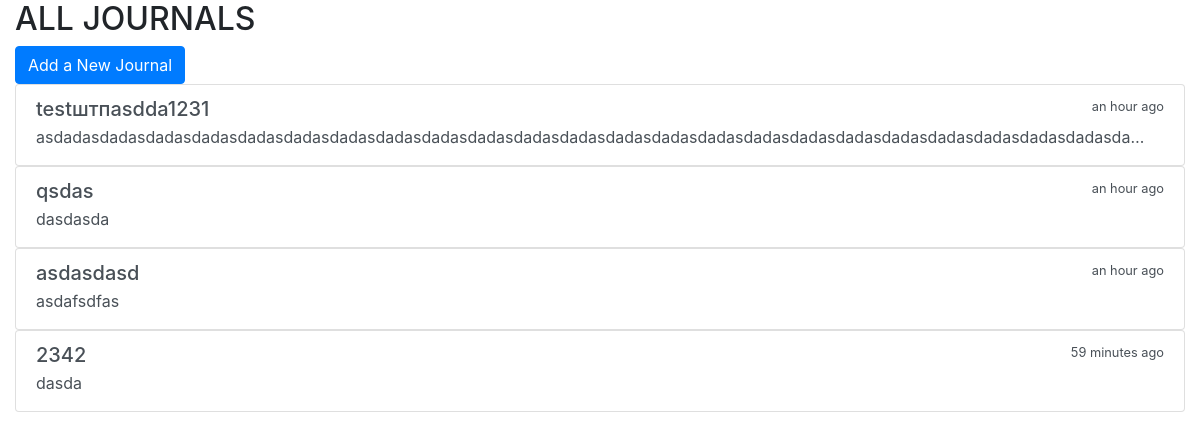
/journal/list, run on the app's committed database.
### journal/models.py (models this page shows, shortened)
class Journal(models.Model):
    title = models.CharField(max_length=100, blank=False)
    description = models.TextField()
    date_created = models.DateTimeField(auto_now_add=True)
    class Meta:
        ordering = ['date_created']

### journal/views.py (the view)
# urls.py: path('journal/list', views.JournalListView.as_view(), name="journallist"),
class JournalListView(ListView):
    model = Journal
    template_name = 'journal/journal_list.html'
    context_object_name = 'journal_list'

### journal/templates/journal/journal_list.html (shortened to what this page needs)
{% extends "journal/base.html" %}
{% load humanize %}
{% block content %}
<h2>ALL JOURNALS</h2>
<a href="{% url 'createjournal' %}"><button class="btn btn-primary" type = "submit">Add a New Journal</button></a>
<div>
   {% for journal in journal_list %}
   <div class="list-group">
      <a href="{% url 'journaldetail' journal.pk %}" class="list-group-item list-group-item-action flex-column align-items-start">
         <div class="d-flex w-100 justify-content-between">
            <h5 class="mb-1">{{ journal.title }}</h5>
            <small>{{ journal.date_created|naturaltime }}</small>
         </div>
         <p class="mb-1">{{ journal.description| truncatechars:120}}</p>
      </a>
   </div>
   {% endfor %}
   {% endblock %}

### journal/templates/journal/base.html (shortened to what this page needs)
<!DOCTYPE html>
<html lang="en">
   <head>
      <link rel="stylesheet" href="https://cdn.jsdelivr.net/npm/bootstrap@4.5.3/dist/css/bootstrap.min.css">
   </head>
   <body>
      <div class="container-fluid">
         <div class="row">
            <div class="col-sm-12 ">
               {% block content %}
               {% endblock %}
            </div>
         </div>
      </div>
   </body>
</html>

### data on the page
Journal: title "testштпasdda1231", date_created "an hour ago", description "asdadasdadasdadasdadasdadasdadasdadasdadasdadasdadasdadasdadasdadasdadasdadasdadasdadasdadasdadasdadasdadasdadasdadasda…"
Journal: title "qsdas", date_created "an hour ago", description "dasdasda"
Journal: title "asdasdasd", date_created "an hour ago", description "asdafsdfas"
Journal: title "2342", date_created "59 minutes ago", description "dasda"
